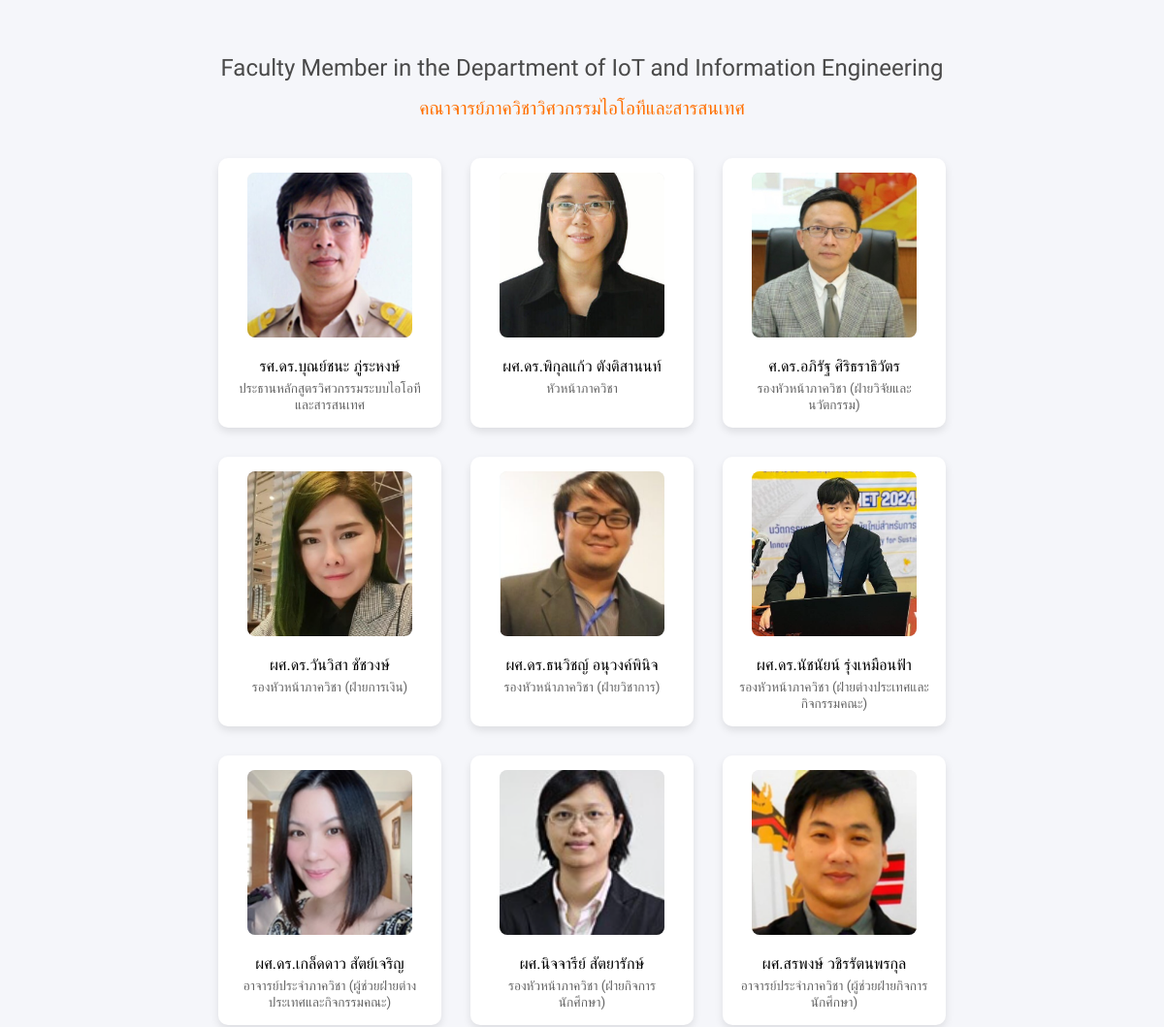
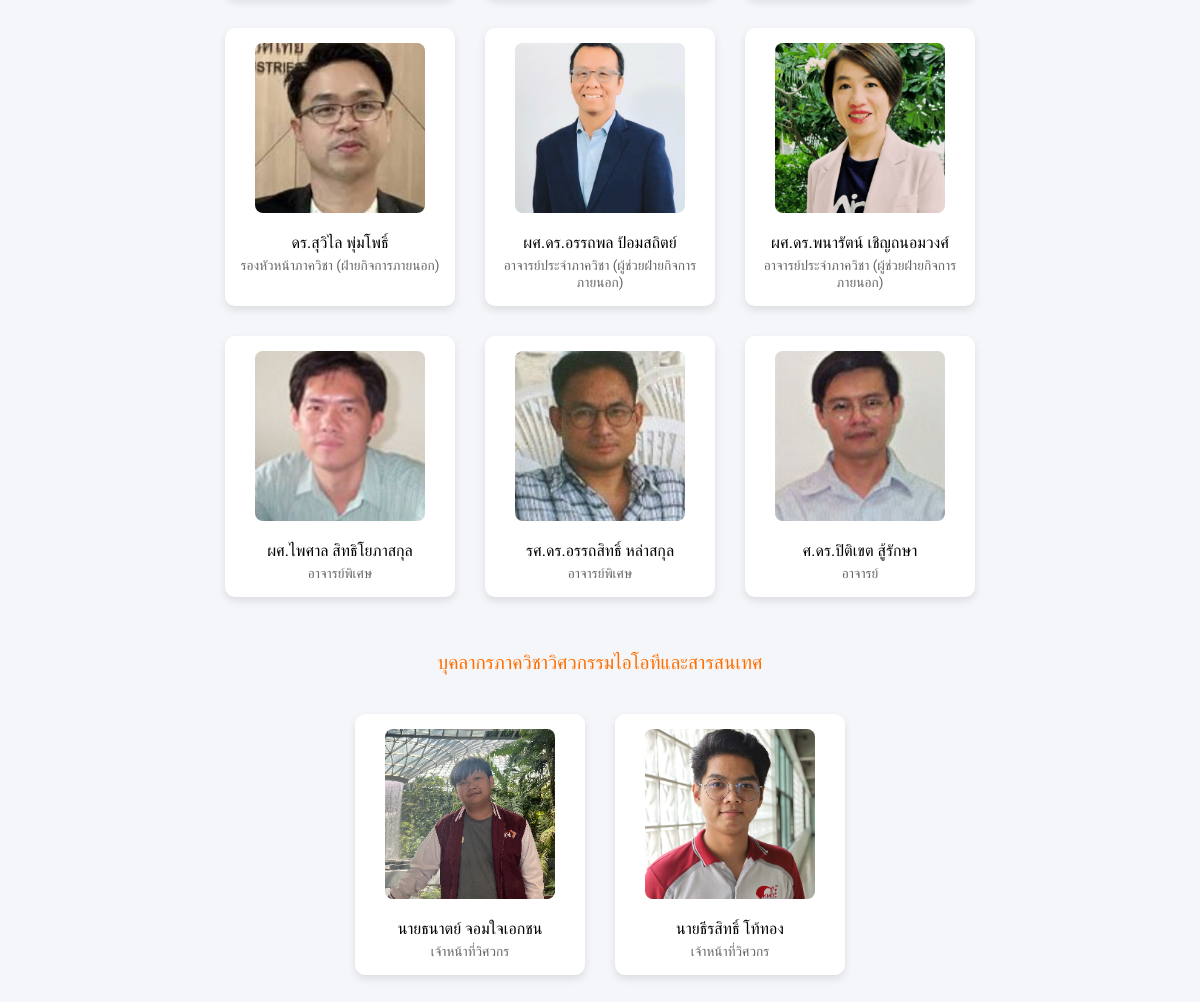
The app's page /university_web/index.php with its own data (2 pictures, top to bottom).
### tables this page shows
CREATE TABLE `personnel` (
  `id` int(11) NOT NULL,
  `type` varchar(50) NOT NULL COMMENT 'faculty หรือ staff',
  `name` varchar(255) NOT NULL,
  `role` varchar(255) NOT NULL,
  `history` text NOT NULL,
  `image` varchar(255) NOT NULL,
  `program` varchar(100) NOT NULL,
  `popup_role` varchar(255) DEFAULT NULL,
  `research` text DEFAULT NULL,
  `research_link` varchar(255) DEFAULT NULL,
  `research_image` varchar(255) DEFAULT NULL
);

### university_web/index.php (the view, shortened to what this page needs)
<?php
require 'db.php';
$sql = "SELECT * FROM personnel WHERE program = 'iot' ORDER BY id ASC";
$result = $conn->query($sql);
$all_staff = [];
if ($result->num_rows > 0) {
    while($row = $result->fetch_assoc()) {
        $all_staff[] = $row;
    }
}
?>
<!DOCTYPE html>
<html lang="th">
<head>
    <link rel="stylesheet" href="style.css">
</head>
<body>
    <div class="container">
        <h1>Faculty Member in the Department of IoT and Information Engineering</h1>
        <h2>คณาจารย์ภาควิชาวิศวกรรมไอโอทีและสารสนเทศ</h2>
        <div class="faculty-group">
            <?php
            foreach($all_staff as $member) {
                if($member['type'] == 'faculty') {
            ?>
            <div class="card" style="cursor: pointer;"
                 onclick="openModal(this)"
                 data-id="<?php echo $member['id']; ?>"
                 data-name="<?php echo htmlspecialchars($member['name']); ?>"
                 data-role="<?php echo htmlspecialchars($member['role']); ?>"
                 data-popup-role="<?php echo htmlspecialchars($member['popup_role'] ?? ''); ?>"
                 data-history="<?php echo htmlspecialchars($member['history']); ?>"
                 data-image="<?php echo htmlspecialchars($member['image']); ?>"
                 data-research="<?php echo htmlspecialchars($member['research'] ?? ''); ?>"
                 data-research-link="<?php echo htmlspecialchars($member['research_link'] ?? ''); ?>"
                 data-research-image="<?php echo htmlspecialchars($member['research_image'] ?? ''); ?>">
                <img src="<?php echo htmlspecialchars($member['image']); ?>" class="profile-img" style="object-fit: cover;" alt="Profile Image" onerror="this.src=''; this.style.backgroundColor='#66ff33';">
                <div class="card-info">
                    <p class="name"><?php echo htmlspecialchars($member['name']); ?></p>
                    <p class="role"><?php echo htmlspecialchars($member['role']); ?></p>
                </div>
            </div>
            <?php
                }
            }
            ?>
        </div>
        <br><br>
        <h2>บุคลากรภาควิชาวิศวกรรมไอโอทีและสารสนเทศ</h2>
        <div class="faculty-group">
            <?php
            foreach($all_staff as $member) {
                if($member['type'] == 'staff') {
            ?>
            <div class="card" style="cursor: pointer;"
                 onclick="openModal(this)"
                 data-id="<?php echo $member['id']; ?>"
                 data-name="<?php echo htmlspecialchars($member['name']); ?>"
                 data-role="<?php echo htmlspecialchars($member['role']); ?>"
                 data-popup-role="<?php echo htmlspecialchars($member['popup_role'] ?? ''); ?>"
                 data-history="<?php echo htmlspecialchars($member['history']); ?>"
                 data-image="<?php echo htmlspecialchars($member['image']); ?>"
                 data-research="<?php echo htmlspecialchars($member['research'] ?? ''); ?>"
                 data-research-link="<?php echo htmlspecialchars($member['research_link'] ?? ''); ?>"
                 data-research-image="<?php echo htmlspecialchars($member['research_image'] ?? ''); ?>">
                <img src="<?php echo htmlspecialchars($member['image']); ?>" class="profile-img" style="object-fit: cover;" alt="Profile Image" onerror="this.src=''; this.style.backgroundColor='#66ff33';">
                <div class="card-info">
                    <p class="name"><?php echo htmlspecialchars($member['name']); ?></p>
                    <p class="role"><?php echo htmlspecialchars($member['role']); ?></p>
                </div>
            </div>
            <?php
                }
            }
            ?>
        </div>
    </div>
</body>
</html>

### university_web/style.css (style rules this page uses)
body { font-family: 'Kanit', sans-serif; font-weight: 300; margin: 0; padding: 40px 20px; background-color: #f5f6fa; color: #333; }
h1, h2, h3, h4, strong, b { font-weight: 500; }
.container { max-width: 900px; margin: 0 auto; text-align: center; }
h1 { font-size: 1.5rem; color: #4a4a4a; margin-bottom: 5px; }
h2 { font-size: 1.2rem; color: #FF6F00; margin-bottom: 40px; }
.faculty-group { display: flex; flex-wrap: wrap; justify-content: center; gap: 30px; }
.card { background-color: #fff; padding: 15px; width: 200px; border-radius: 10px; box-shadow: 0 4px 8px rgba(0,0,0,0.1); display: flex; flex-direction: column; align-items: center; transition: transform 0.2s, box-shadow 0.2s; }
.profile-img { width: 170px; height: 170px; background-color: #eee; border-radius: 8px; margin-bottom: 15px; object-fit: cover; }
.card-info .name { font-weight: 500; font-size: 1rem; margin: 5px 0; color: #000; }
.card-info .role { font-size: 0.85rem; color: #666; margin: 0; }

### records on screen
personnel: image (picture), name "รศ.ดร.บุณย์ชนะ ภู่ระหงษ์", role "ประธานหลักสูตรวิศวกรรมระบบไอโอทีและสารสนเทศ"
personnel: image (picture), name "ผศ.ดร.พิกุลแก้ว ตังติสานนท์", role "หัวหน้าภาควิชา"
personnel: image (picture), name "ศ.ดร.อภิรัฐ ศิริธราธิวัตร", role "รองหัวหน้าภาควิชา (ฝ่ายวิจัยและนวัตกรรม)"
personnel: image (picture), name "ผศ.ดร.วันวิสา ชัชวงษ์", role "รองหัวหน้าภาควิชา (ฝ่ายการเงิน)"
personnel: image (picture), name "ผศ.ดร.ธนวิชญ์ อนุวงค์พินิจ", role "รองหัวหน้าภาควิชา (ฝ่ายวิชาการ)"
personnel: image (picture), name "ผศ.ดร.นัชนัยน์ รุ่งเหมือนฟ้า", role "รองหัวหน้าภาควิชา (ฝ่ายต่างประเทศและกิจกรรมคณะ)"
personnel: image (picture), name "ผศ.ดร.เกล็ดดาว สัตย์เจริญ", role "อาจารย์ประจำภาควิชา (ผู้ช่วยฝ่ายต่างประเทศและกิจกรรมคณะ)"
personnel: image (picture), name "ผศ.นิจจารีย์ สัตยารักษ์", role "รองหัวหน้าภาควิชา (ฝ่ายกิจการนักศึกษา)"
personnel: image (picture), name "ผศ.สรพงษ์ วชิรรัตนพรกุล", role "อาจารย์ประจำภาควิชา (ผู้ช่วยฝ่ายกิจการนักศึกษา)"
personnel: image (picture), name "ดร.สุวิไล พุ่มโพธิ์", role "รองหัวหน้าภาควิชา (ฝ่ายกิจการภายนอก)"
personnel: image (picture), name "ผศ.ดร.อรรถพล ป้อมสถิตย์", role "อาจารย์ประจำภาควิชา (ผู้ช่วยฝ่ายกิจการภายนอก)"
personnel: image (picture), name "ผศ.ดร.พนารัตน์ เชิญถนอมวงศ์", role "อาจารย์ประจำภาควิชา (ผู้ช่วยฝ่ายกิจการภายนอก)"
personnel: image (picture), name "ผศ.ไพศาล สิทธิโยภาสกุล", role "อาจารย์พิเศษ"
personnel: image (picture), name "รศ.ดร.อรรถสิทธิ์ หล่าสกุล", role "อาจารย์พิเศษ"
personnel: image (picture), name "ศ.ดร.ปิติเขต สู้รักษา", role "อาจารย์"
personnel: image (picture), name "นายธนาตย์ จอมใจเอกชน", role "เจ้าหน้าที่วิศวกร"
personnel: image (picture), name "นายธีรสิทธิ์ โท้ทอง", role "เจ้าหน้าที่วิศวกร"
